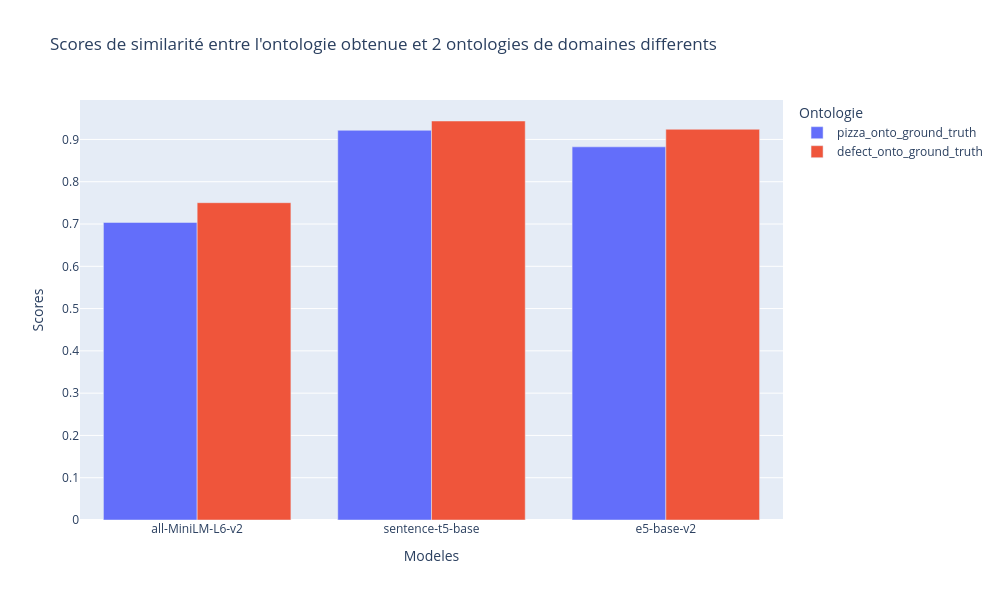

The notebook cell saved with this chart:
### Code cell
def create_bar_chart(index_name, pipelines_scores):
    data = pipelines_scores.reset_index().melt(id_vars='index', var_name=["Modeles", "Ontologie"], value_name='Score')
    data.rename(columns={'index': 'built_ontology'}, inplace=True)

    df = data[data['built_ontology'] == index_name]
    fig = px.bar(df, x='Modeles', y='Score', color='Ontologie', barmode='group',
                 title=f"Scores de similarité entre l'ontologie obtenue et 2 ontologies de domaines differents")

    fig.update_layout(
        xaxis_title='Modeles',
        yaxis_title='Scores'
    )
    fig.update_layout(width=1000, height=600)
    fig.show()

create_bar_chart("complete_pipeline_kr_rdf_graph", similarity_score)

### Figure 1 — Plotly figure (JSON) as saved in the notebook; plotly's stock layout.template omitted (floating-point values rounded to 4 significant figures)
{"data": [{"alignmentgroup": "True", "hovertemplate": "Ontologie=pizza_onto_ground_truth<br>Modeles=%{x}<br>Score=%{y}<extra></extra>", "legendgroup": "pizza_onto_ground_truth", "marker": {"color": "#636efa", "pattern": {"shape": ""}}, "name": "pizza_onto_ground_truth", "offsetgroup": "pizza_onto_ground_truth", "orientation": "v", "showlegend": true, "textposition": "auto", "type": "bar", "x": ["all-MiniLM-L6-v2", "sentence-t5-base", "e5-base-v2"], "xaxis": "x", "y": [0.7037, 0.9216, 0.8825], "yaxis": "y"}, {"alignmentgroup": "True", "hovertemplate": "Ontologie=defect_onto_ground_truth<br>Modeles=%{x}<br>Score=%{y}<extra></extra>", "legendgroup": "defect_onto_ground_truth", "marker": {"color": "#EF553B", "pattern": {"shape": ""}}, "name": "defect_onto_ground_truth", "offsetgroup": "defect_onto_ground_truth", "orientation": "v", "showlegend": true, "textposition": "auto", "type": "bar", "x": ["all-MiniLM-L6-v2", "sentence-t5-base", "e5-base-v2"], "xaxis": "x", "y": [0.7504, 0.9436, 0.9241], "yaxis": "y"}], "layout": {"barmode": "group", "height": 600, "legend": {"title": {"text": "Ontologie"}, "tracegroupgap": 0}, "title": {"text": "Scores de similarité entre l'ontologie obtenue et 2 ontologies de domaines differents"}, "width": 1000, "xaxis": {"anchor": "y", "domain": [0, 1], "title": {"text": "Modeles"}}, "yaxis": {"anchor": "x", "domain": [0, 1], "title": {"text": "Scores"}}}}
